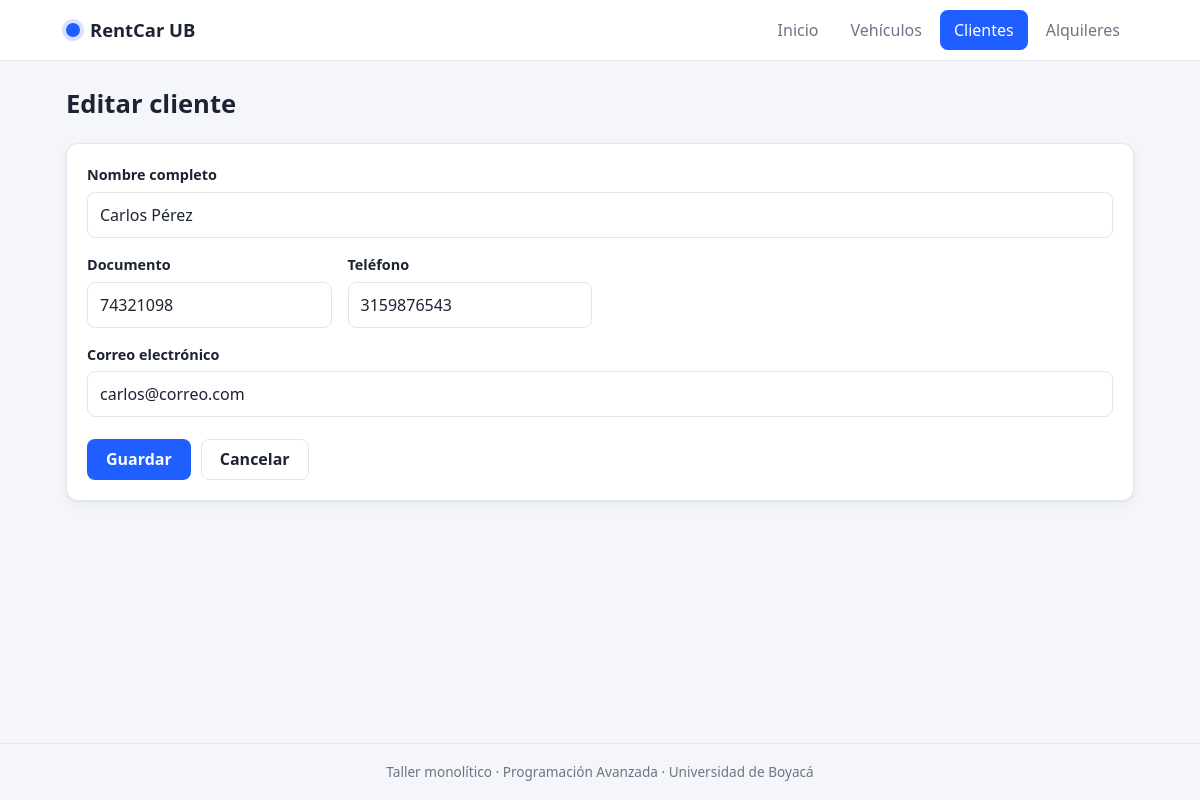
Screenshot of /index.php?c=cliente&a=editar&id=2 with the database file from the repository.
### tables this page shows
CREATE TABLE clientes (
    id        INT AUTO_INCREMENT PRIMARY KEY,
    nombre    VARCHAR(100) NOT NULL,
    documento VARCHAR(20)  NOT NULL UNIQUE,
    telefono  VARCHAR(20)  NOT NULL,
    email     VARCHAR(100) NOT NULL
);

### core/Controller.php (called while the page is built, shortened)
<?php
abstract class Controller
{
    protected function render(string $vista, array $datos = []): void
    {
        extract($datos);
        $archivo = __DIR__ . '/../app/views/' . $vista . '.php';
        require __DIR__ . '/../app/views/layout/header.php';
        require $archivo;
        require __DIR__ . '/../app/views/layout/footer.php';
    }
}

### app/controllers/ClienteController.php (called while the page is built, shortened)
<?php
class ClienteController extends Controller
{
    private Cliente $modelo;
    public function __construct()
    {
        $this->modelo = new Cliente();
    }
    public function editar(): void
    {
        $c = $this->modelo->buscar((int)($_GET['id'] ?? 0));
        $this->formulario($c, [], 'actualizar', 'Editar cliente');
    }
    private function formulario(array $cliente, array $errores, string $accion, string $titulo): void
    {
        $this->render('clientes/form', compact('cliente', 'errores', 'accion', 'titulo'));
    }
}

### index.php (called while the page is built, shortened)
<?php
spl_autoload_register(function (string $clase) {
    $carpetas = ['core', 'app/models', 'app/controllers'];
    foreach ($carpetas as $carpeta) {
        $archivo = __DIR__ . "/{$carpeta}/{$clase}.php";
        if (is_file($archivo)) {
            return;
        }
    }
});
function e($valor): string
{
    return htmlspecialchars((string)$valor, ENT_QUOTES, 'UTF-8');
}
$accion      = $_GET['a'] ?? 'index';
$obj   = new $clase();
try {
    $obj->$accion();
} catch (PDOException $ex) {
    http_response_code(500);
    echo '<h3>Error de base de datos</h3><p>Verifica que importaste database.sql y la configuración en config/config.php.</p>';
}

### core/Model.php (called while the page is built, shortened)
<?php
abstract class Model
{
    public function __construct()
    {
        $this->db = Database::get();
    }
}

### config/config.php (called while the page is built)
<?php
return [
    'db' => [
        'host'    => 'localhost',
        'name'    => 'alquiler_vehiculos',
        'user'    => 'root',
        'pass'    => '',
        'charset' => 'utf8mb4',
    ],
    'app' => [
        'nombre' => 'RentCar UB',
    ],
];

### core/Database.php (called while the page is built)
<?php
class Database
{
    private static ?PDO $conexion = null;
    public static function get(): PDO
    {
        if (self::$conexion === null) {
            $cfg = require __DIR__ . '/../config/config.php';
            $db  = $cfg['db'];
            $dsn = "mysql:host={$db['host']};dbname={$db['name']};charset={$db['charset']}";
            self::$conexion = new PDO($dsn, $db['user'], $db['pass'], [
                PDO::ATTR_ERRMODE            => PDO::ERRMODE_EXCEPTION,
                PDO::ATTR_DEFAULT_FETCH_MODE => PDO::FETCH_ASSOC,
                PDO::ATTR_EMULATE_PREPARES   => false,
            ]);
        }
        return self::$conexion;
    }
}

### app/models/Cliente.php (called while the page is built, shortened)
<?php
class Cliente extends Model
{
    public function buscar(int $id): ?array
    {
        $st = $this->db->prepare('SELECT * FROM clientes WHERE id = ?');
        $st->execute([$id]);
        return $st->fetch() ?: null;
    }
}

### app/views/clientes/form.php (the view, shortened to what this page needs)
<div class="page-head"><h1><?= e($titulo) ?></h1></div>
<form class="card form" method="post" action="index.php?c=cliente&a=<?= e($accion) ?>" novalidate>
    <div class="grid">
        <div class="field field--wide">
            <label for="nombre">Nombre completo</label>
            <input class="input <?= isset($errores['nombre']) ? 'is-invalid' : '' ?>" id="nombre" name="nombre"
                   value="<?= e($cliente['nombre']) ?>" required>
        </div>
        <div class="field">
            <label for="documento">Documento</label>
            <input class="input <?= isset($errores['documento']) ? 'is-invalid' : '' ?>" id="documento" name="documento"
                   inputmode="numeric" value="<?= e($cliente['documento']) ?>" required>
        </div>
        <div class="field">
            <label for="telefono">Teléfono</label>
            <input class="input <?= isset($errores['telefono']) ? 'is-invalid' : '' ?>" id="telefono" name="telefono"
                   inputmode="tel" value="<?= e($cliente['telefono']) ?>" required>
        </div>
        <div class="field field--wide">
            <label for="email">Correo electrónico</label>
            <input class="input <?= isset($errores['email']) ? 'is-invalid' : '' ?>" id="email" name="email" type="email"
                   value="<?= e($cliente['email']) ?>" required>
        </div>
    </div>
    <div class="form__actions">
        <button class="btn btn--primary" type="submit">Guardar</button>
        <a class="btn btn--ghost" href="index.php?c=cliente">Cancelar</a>
    </div>
</form>

### public/css/style.css (style rules this page uses)
:root { --bg: #f4f6fa; --surface: #ffffff; --text: #1c2433; --muted: #6b7587; --line: #e2e6ee; --primary: #1f5eff; --primary-dark: #1647c4; --danger: #d63b3b; --ok-bg: #e6f6ec; --ok-fg: #17673a; --err-bg: #fdeaea; --err-fg: #9b2121; --radius: 12px; --shadow: 0 1px 2px rgba(20, 30, 60, .06), 0 4px 14px rgba(20, 30, 60, .05); }
*, *::before, *::after { box-sizing: border-box; }
body { margin: 0; background: var(--bg); color: var(--text); font: 16px/1.5 system-ui, -apple-system, "Segoe UI", Roboto, sans-serif; min-height: 100vh; display: flex; flex-direction: column; }
a { color: var(--primary); text-decoration: none; }
h1 { font-size: 1.6rem; margin: 0; }
.page-head { display: flex; align-items: center; justify-content: space-between; gap: 12px; margin-bottom: 20px; flex-wrap: wrap; }
.card { background: var(--surface); border: 1px solid var(--line); border-radius: var(--radius); box-shadow: var(--shadow); padding: 20px; margin-bottom: 20px; }
.btn { display: inline-block; border: 1px solid transparent; border-radius: 8px; padding: 10px 18px; font: inherit; font-weight: 600; cursor: pointer; background: var(--primary); color: #fff; line-height: 1.2; }
.btn--primary { background: var(--primary); }
.btn--ghost { background: transparent; color: var(--text); border-color: var(--line); }
.grid { display: grid; grid-template-columns: repeat(auto-fit, minmax(240px, 1fr)); gap: 16px; }
.field { display: flex; flex-direction: column; gap: 6px; }
.field--wide { grid-column: 1 / -1; }
.field label { font-weight: 600; font-size: .9rem; }
.input { width: 100%; padding: 10px 12px; border: 1px solid var(--line); border-radius: 8px; font: inherit; background: var(--surface); color: var(--text); }
.form__actions { display: flex; gap: 10px; margin-top: 22px; flex-wrap: wrap; }

### rows the page displays
clientes: nombre "Carlos Pérez", documento "74321098", telefono "3159876543", email "carlos@correo.com"

### other values shown
$cfg['app']['nombre'] "RentCar UB"
$texto "Inicio"
$texto "Vehículos"
$texto "Clientes"
$texto "Alquileres"
$titulo "Editar cliente"
